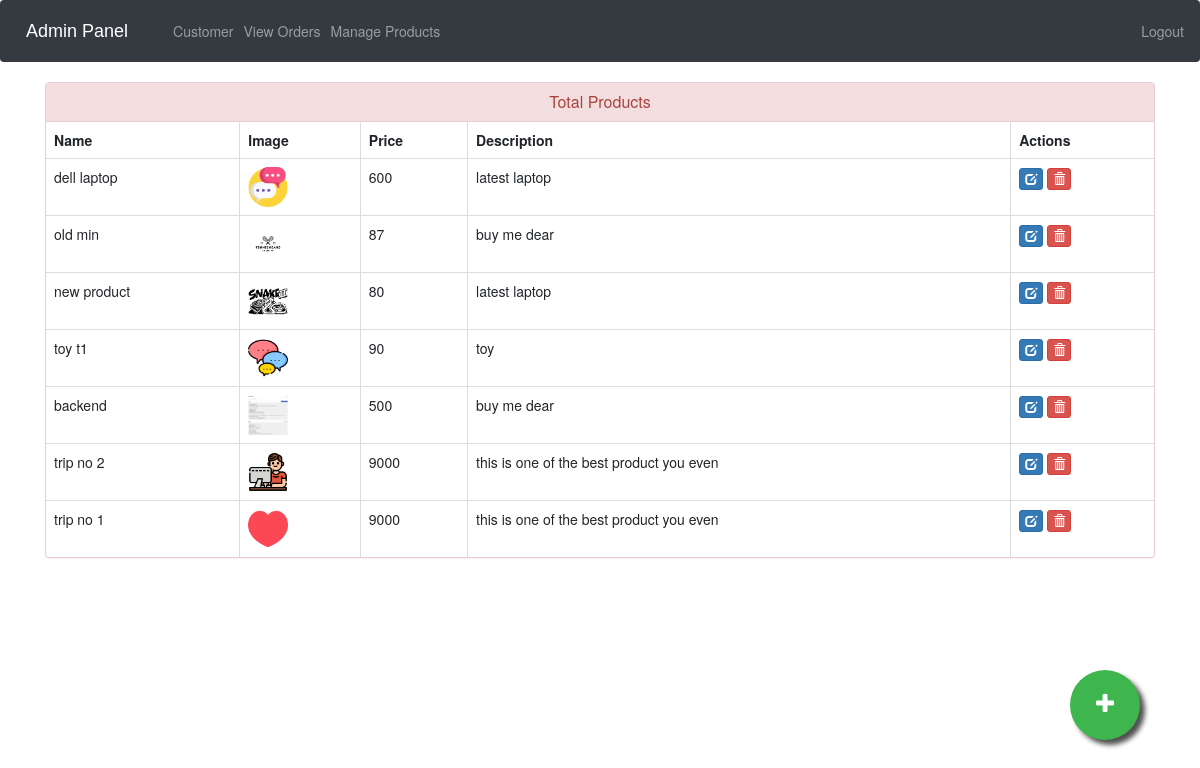
The page /admin-products (signed in) on the database its author committed.
### ecom/models.py (models this page shows, shortened)
class Product(models.Model):
    name=models.CharField(max_length=40)
    product_image= models.ImageField(upload_to='product_image/',null=True,blank=True)
    price = models.PositiveIntegerField()
    description=models.CharField(max_length=40)

### ecom/views.py (the view)
# urls.py: path('admin-products', views.admin_products_view,name='admin-products'),
@login_required(login_url='adminlogin')
def admin_products_view(request):
    products=models.Product.objects.all()
    return render(request,'ecom/admin_products.html',{'products':products})

### templates/ecom/admin_products.html (shortened to what this page needs)
{% extends 'ecom/admin_base.html' %}
{% load static %}
{% block content %}
<head>
  <link href="//netdna.bootstrapcdn.com/bootstrap/3.0.0/css/bootstrap.min.css" rel="stylesheet" id="bootstrap-css">
</head>
<div class="container">
  <div class="panel panel-danger">
    <div class="panel-heading">
      <h6 class="panel-title">Total Products</h6>
    </div>
    <table class="table table-hover table-bordered" id="dev-table">
      <thead>
        <tr>
          <th>Name</th>
          <th>Image</th>
          <th>Price</th>
          <th>Description</th>
          <th>Actions</th>
        </tr>
      </thead>
      {% for p in products %}
  {% if p %}
      <tr>
        <td> {{p.name}}</td>
        <td> <img src="{% static p.product_image.url %}" alt="Profile Pic" height="40px" width="40px" /></td>
        <td>{{p.price}}</td>
        <td>{{p.description}}</td>
        <td><a class="btn btn-primary btn-xs" href="{% url 'update-product' p.id  %}"><span class="glyphicon glyphicon-edit"></span></a>
          <a class="btn btn-danger btn-xs" href="{% url 'delete-product' p.id  %}"><span class="glyphicon glyphicon-trash"></span></a></td>
      </tr>
      {%else%}
      <br><br><br>
      <h1>No Products!!</h1>
      {% endif %}
      {% endfor %}
    </table>
  </div>
</div>
<a href="/admin-add-product" class="float">
<i class="fa fa-plus my-float"></i>
</a>
{% endblock content %}

### templates/ecom/admin_base.html (style rules this page uses)
.fa { font-size: 23px; width: 60px; text-align: center; text-decoration: none; margin: 5px 2px; border-radius: 50%; }

### templates/ecom/admin_products.html (style rules this page uses)
a:link { text-decoration: none; }
h6 { text-align: center; }
.float { position:fixed; width:70px; height:70px; bottom:60px; right:60px; background-color:#3eb54d; color:#FFF; border-radius:50px; text-align:center; box-shadow: 5px 5px 5px #505050; }
.my-float { margin-top:22px; }

### rows shown on the page
Product: name "dell laptop", product_image (picture), price "600", description "latest laptop"
Product: name "old min", product_image (picture), price "87", description "buy me dear"
Product: name "new product", product_image (picture), price "80", description "latest laptop"
Product: name "toy t1", product_image (picture), price "90", description "toy"
Product: name "backend", product_image (picture), price "500", description "buy me dear"
Product: name "trip no 2", product_image (picture), price "9000", description "this is one of the best product you even"
Product: name "trip no 1", product_image (picture), price "9000", description "this is one of the best product you even"
